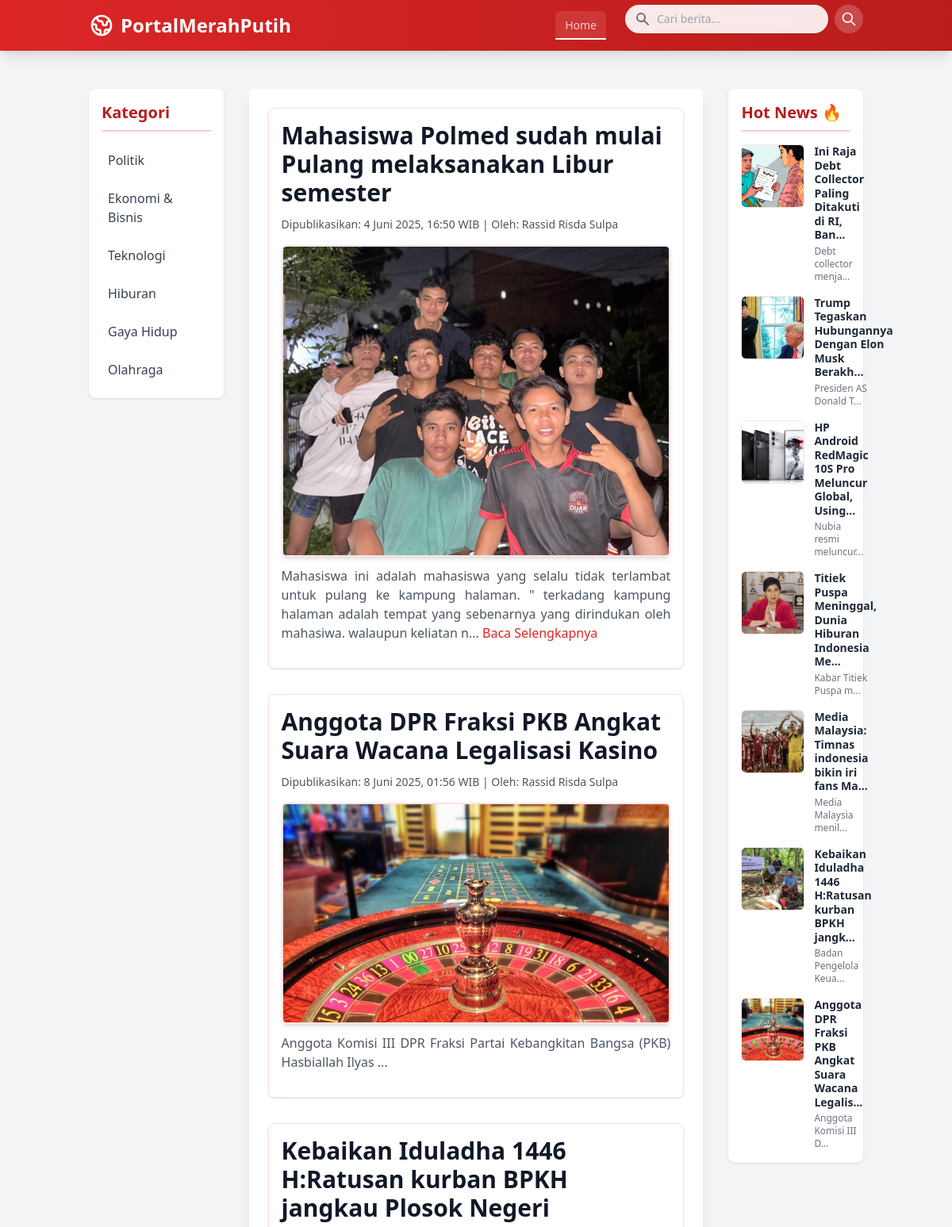
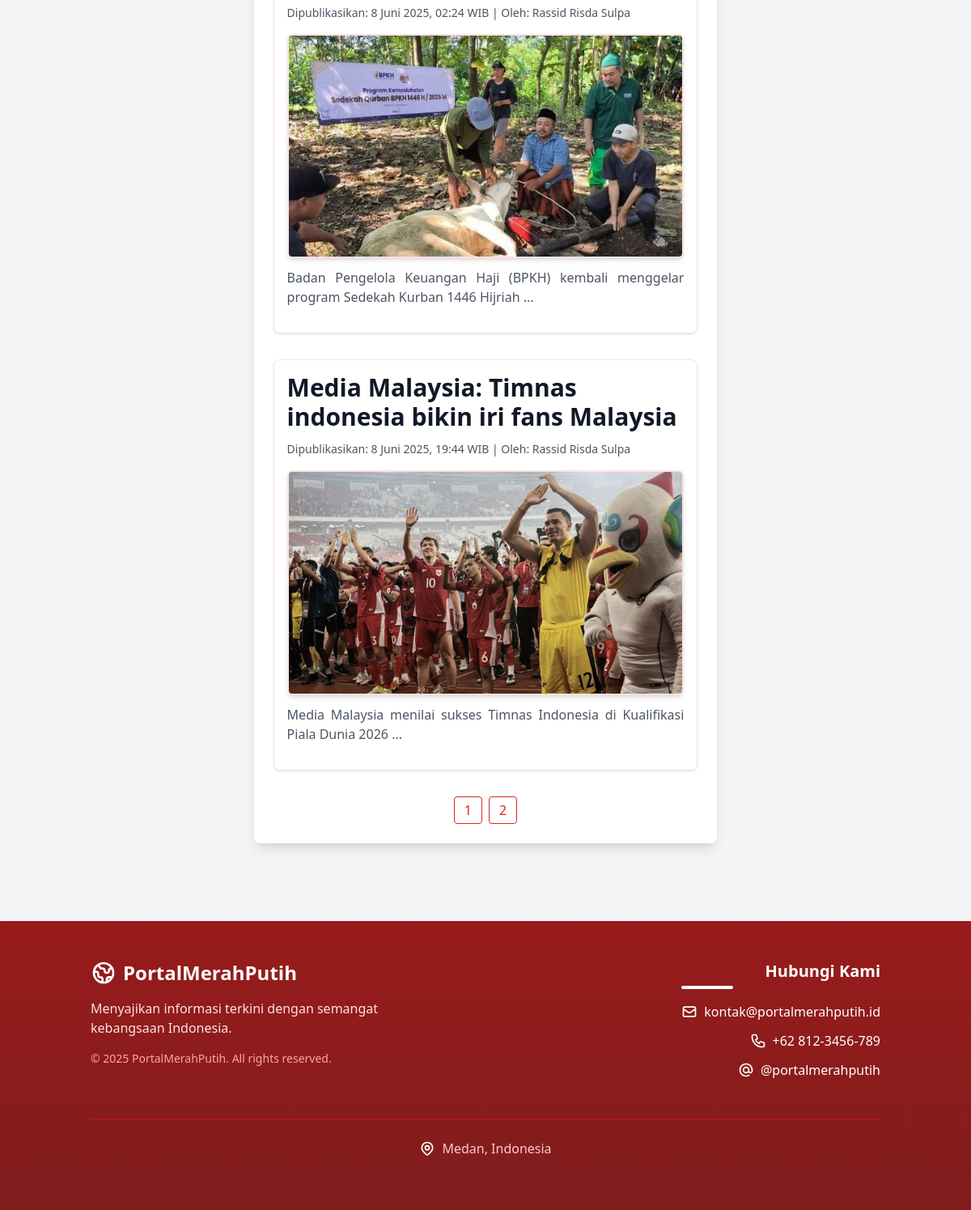
The page / on the database its author committed (2 pictures, top to bottom).
### tables this page shows
CREATE TABLE `berita` (
  `id` int NOT NULL,
  `judul` varchar(100) NOT NULL,
  `description` text NOT NULL,
  `kategori` varchar(100) NOT NULL,
  `image` varchar(200) NOT NULL,
  `slug` text,
  `author` varchar(250) DEFAULT NULL,
  `created_at` datetime NOT NULL DEFAULT CURRENT_TIMESTAMP,
  `updated_at` datetime DEFAULT NULL
);

### controllers/BeritaControllers.php (called while the page is built, shortened)
<?php
if (!class_exists('BeritaControllers')) {
    class BeritaControllers {
        private $connect;
        public function __construct($dbConnection) {
            $this->connect = $dbConnection;
        }
        public function getBerita() {
            $stmt = $this->connect->prepare("SELECT id, judul, description, slug, author, image, kategori, created_at FROM berita ORDER BY created_at DESC");
            $stmt->execute();
            $result = $stmt->get_result();
            $berita = [];
            while ($row = $result->fetch_assoc()) {
                $berita[] = $row;
            }
            return $berita;
        }
        public function getBeritaOld($limit, $offset) {
            $stmt = $this->connect->prepare("SELECT id, judul, description, slug, author, image, kategori, created_at FROM berita ORDER BY created_at ASC LIMIT ? OFFSET ?");
            $stmt->bind_param("ii", $limit, $offset);
            $stmt->execute();
            $result = $stmt->get_result();
            $berita = [];
            while ($row = $result->fetch_assoc()) {
                $berita[] = $row;
            }
            return $berita;
        }
        public function countBerita() {
            $stmt = $this->connect->prepare("SELECT COUNT(*) AS total FROM berita");
            $stmt->execute();
            $result = $stmt->get_result();
            $row = $result->fetch_assoc();
            return $row['total'];
        }
    }
}
?>

### pilihan/home.php (the view, shortened to what this page needs)
<?php
include_once './controllers/BeritaControllers.php';
$beritaController = new BeritaControllers($connect);
$totalHotNews = $beritaController->countBerita();
$totalPages = ceil($totalHotNews / 4);
$halaman = isset($_GET['halaman']) && is_numeric($_GET['halaman']) ? (int)$_GET['halaman'] : 1;
$halaman = max($halaman, 1);
$offset = ($halaman - 1) * 4;
$beritaaaa = $beritaController->getBeritaOld(4, $offset);
function formatTimeTag($datetime) {
            $bulanIndo = [
                1 => 'Januari', 'Februari', 'Maret', 'April', 'Mei', 'Juni',
                'Juli', 'Agustus', 'September', 'Oktober', 'November', 'Desember'
            ];
            $timestamp = strtotime($datetime);
            $hari = date('j', $timestamp);
            $bulan = $bulanIndo[(int)date('n', $timestamp)];
            $tahun = date('Y', $timestamp);
            $jamMenit = date('H:i', $timestamp);
            $isoDatetime = date('Y-m-d\TH:i:s', $timestamp);
            $displayText = "{$hari} {$bulan} {$tahun}, {$jamMenit} WIB";
            return "<span>Dipublikasikan: <time datetime=\"{$isoDatetime}\">{$displayText}</time></span>";
        }
if (isset($_GET['query']) && !empty($_GET['query'])) {
    $query = $_GET['query'];
    $beritaaaa = $beritaController->searchBeritaBySlug($query, 4, $offset);
    $totalHotNews = $beritaController->countBeritaBySlug($query);
    $totalPages = ceil($totalHotNews / 4);
} else {
    $beritaaaa = $beritaController->getBeritaOld(4, $offset);
}
if (isset($_GET['kategori']) && !empty($_GET['kategori'])) {
    $kategori = $_GET['kategori'];
    $beritaaaa = $beritaController->getBeritaByKategori($kategori, 4, $offset);
    $totalHotNews = $beritaController->countBeritaByKategori($kategori);
    $totalPages = ceil($totalHotNews / 4);
} elseif (isset($_GET['query']) && !empty($_GET['query'])) {
    $query = $_GET['query'];
    $beritaaaa = $beritaController->searchBeritaBySlug($query, 4, $offset);
    $totalHotNews = $beritaController->countBeritaBySlug($query);
    $totalPages = ceil($totalHotNews / 4);
} else {
    $beritaaaa = $beritaController->getBeritaOld(4, $offset);
    $totalHotNews = $beritaController->countBerita();
    $totalPages = ceil($totalHotNews / 4);
}
?>
<!DOCTYPE html>
<html lang="id">
<head>
    <script src="https://cdn.tailwindcss.com"></script>
</head>
<body class="bg-gray-100 font-sans">
    <div class="container mx-auto px-4 sm:px-6 py-8">
        <div class="grid grid-cols-1 lg:grid-cols-5 gap-8">
            <?php include 'bagian/template/kategori.php';?>
            <main class="lg:col-span-3 bg-white p-6 rounded-lg shadow-lg animate-fadeIn space-y-8">
                <?php foreach ($beritaaaa as $item): ?>
                    <article id="main-article-container" class="border border-red-100 rounded-lg p-4 shadow hover:shadow-lg transition duration-300">
                        <h1 id="main-article-title" class="text-2xl md:text-3xl font-bold text-gray-900 mb-3">
                            <?= htmlspecialchars($item['judul']) ?>
                        </h1>
                        <div id="main-article-meta" class="text-sm text-gray-600 mb-4">
                            <?= formatTimeTag($item['created_at']) ?> |
                            <span>Oleh: <?= htmlspecialchars($item['author']) ?></span>
                        </div>
                        <figure id="main-article-figure" class="mb-4">
                            <img src="./upload/<?= htmlspecialchars($item['image']) ?>" alt="Detail" class="w-full h-auto rounded-md shadow-md border-2 border-red-100 mb-3">
                            <?php
                            $deskripsiFull = strip_tags($item['description']);
                            $deskripsiPreview = $deskripsiFull;
                            $isLong = false;
                            if (strlen($deskripsiFull) > 200) {
                                $deskripsiPreview = substr($deskripsiFull, 0, 200) . '...';
                                $isLong = true;
                            }
                            ?>
                            <figcaption class="text-justify text-sm md:text-base text-gray-600 leading-relaxed mb-2">
                                <span class="deskripsi-preview">
                                    <?= nl2br(htmlspecialchars($deskripsiPreview)) ?>
                                </span>
                                <?php if ($isLong): ?>
                                    <a href="javascript:void(0);" class="text-red-600 hover:underline baca-selengkapnya">Baca Selengkapnya</a>
                                <?php endif; ?>
                            </figcaption>
                        </figure>
                    </article>
                <?php endforeach; ?>
                <div class="flex justify-center mt-8 space-x-2">
                    <?php for ($i = 1; $i <= $totalPages; $i++): ?>
                        <a href="?page=home&halaman=<?= $i ?>"
                        class="px-3 py-1 border <?= $i == $page ? 'bg-red-600 text-white' : 'bg-white text-red-600 border-red-600' ?> rounded hover:bg-red-700 hover:text-white transition">
                            <?= $i ?>
                        </a>
                    <?php endfor; ?>
                </div>
            </main>
                <?php include 'bagian/template/hotnews.php';?>
        </div>
    </div>
  <?php include 'bagian/template/footer.php';?>
</body>
</html>

### bagian/template/hotnews.php (shortened to what this page needs)
<?php
include_once './controllers/BeritaControllers.php';
$beritaController = new BeritaControllers($connect);
$perPage = 7;
$page = isset($_GET['page']) ? (int)$_GET['page'] : 1;
$page = max($page, 1);
$hotNews = $beritaController->getBerita();
$offset = ($page - 1) * $perPage;
$hotNews = array_slice($hotNews, $offset, $perPage);
function truncateText($text, $maxLength) {
    return substr($text, 0, $maxLength) . '...';
}
?>
<aside class="lg:col-span-1 animate-fadeIn" style="animation-delay: 0.4s;">
    <div class="bg-white p-4 rounded-lg shadow">
        <h2 class="text-xl font-semibold text-red-700 mb-4 border-b-2 border-red-200 pb-2">Hot News 🔥</h2>
        <div id="hot-news-list" class="space-y-4">
            <?php foreach ($hotNews as $item): ?>
                <div class="hot-news-item flex items-start space-x-3 group">
                    <img src="./upload/<?= htmlspecialchars($item['image']) ?>" alt="Thumbnail" class="w-20 h-20 object-cover rounded-md border border-red-100 group-hover:opacity-80">
                    <div>
                        <a href="slug=<?= urlencode($item['slug']) ?>" class="hot-news-title text-sm font-semibold text-gray-800 hover:text-red-600 leading-tight block">
                            <?= htmlspecialchars(truncateText($item['judul'], 50)) ?>
                        </a>
                        <p class="text-xs text-gray-500 mt-1">
                            <?= htmlspecialchars(truncateText($item['description'], 20)) ?>
                        </p>
                    </div>
                </div>
            <?php endforeach; ?>
        </div>
    </div>
</aside>

### rows shown on the page
berita: judul "Mahasiswa Polmed sudah mulai Pulang melaksanakan Libur semester", created_at "4 Juni 2025, 16:50 WIB", author "Rassid Risda Sulpa", image (picture), description "Mahasiswa ini adalah mahasiswa yang selalu tidak terlambat untuk pulang ke kampung halaman. \" terkadang kampung halaman adalah tempat yang sebenarnya yang dirindukan oleh mahasiwa. walaupun keliatan n..."
berita: judul "Anggota DPR Fraksi PKB Angkat Suara Wacana Legalisasi Kasino", created_at "8 Juni 2025, 01:56 WIB", author "Rassid Risda Sulpa", image (picture), description "Anggota Komisi III DPR Fraksi Partai Kebangkitan Bangsa (PKB) Hasbiallah Ilyas ...", judul "Anggota DPR Fraksi PKB Angkat Suara Wacana Legalis...", description "Anggota Komisi III D..."
berita: judul "Kebaikan Iduladha 1446 H:Ratusan kurban BPKH jangkau Plosok Negeri", created_at "8 Juni 2025, 02:24 WIB", author "Rassid Risda Sulpa", image (picture), description "Badan Pengelola Keuangan Haji (BPKH) kembali menggelar program Sedekah Kurban 1446 Hijriah ...", judul "Kebaikan Iduladha 1446 H:Ratusan kurban BPKH jangk...", description "Badan Pengelola Keua..."
berita: judul "Media Malaysia: Timnas indonesia bikin iri fans Malaysia", created_at "8 Juni 2025, 19:44 WIB", author "Rassid Risda Sulpa", image (picture), description "Media Malaysia menilai sukses Timnas Indonesia di Kualifikasi Piala Dunia 2026 ...", judul "Media Malaysia: Timnas indonesia bikin iri fans Ma...", description "Media Malaysia menil..."
berita: image (picture), judul "Ini Raja Debt Collector Paling Ditakuti di RI, Ban...", description "Debt collector menja..."
berita: image (picture), judul "Trump Tegaskan Hubungannya Dengan Elon Musk Berakh...", description "Presiden AS Donald T..."
berita: image (picture), judul "HP Android RedMagic 10S Pro Meluncur Global, Using...", description "Nubia resmi meluncur..."
berita: image (picture), judul "Titiek Puspa Meninggal, Dunia Hiburan Indonesia Me...", description "Kabar Titiek Puspa m..."
